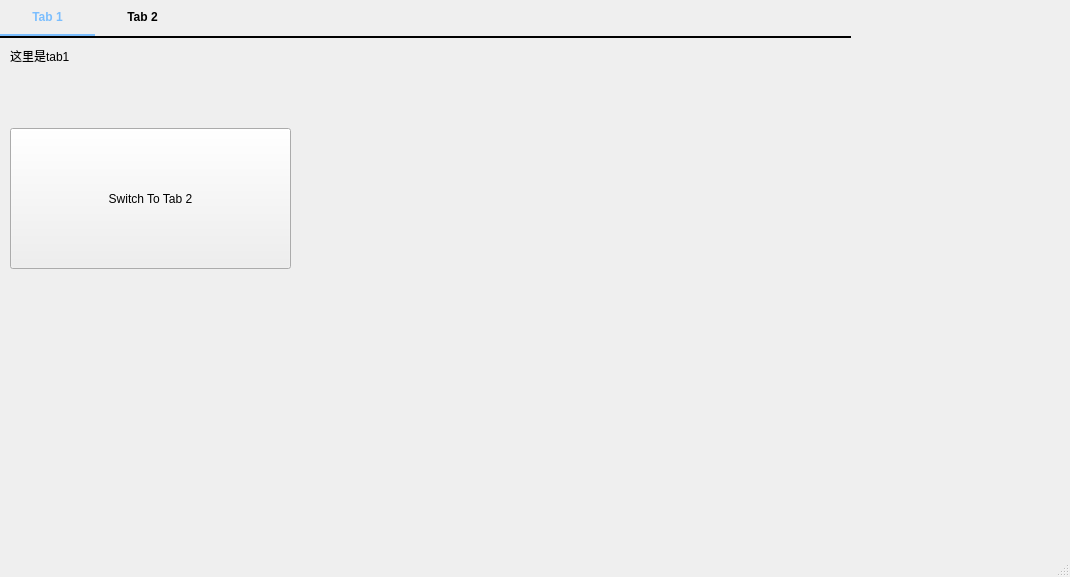
<?xml version="1.0" encoding="UTF-8"?>
<ui version="4.0">
 <class>Tab</class>
 <widget class="QMainWindow" name="Tab">
  <property name="geometry">
   <rect>
    <x>0</x>
    <y>0</y>
    <width>1070</width>
    <height>577</height>
   </rect>
  </property>
  <property name="windowTitle">
   <string>MainWindow</string>
  </property>
  <widget class="QWidget" name="centralwidget">
   <widget class="QTabWidget" name="TabWidget">
    <property name="geometry">
     <rect>
      <x>0</x>
      <y>0</y>
      <width>851</width>
      <height>391</height>
     </rect>
    </property>
    <property name="styleSheet">
     <string notr="true">QTabWidget::pane {
    border-top: 2px solid rgba(0, 0, 0, 1); /* 黑色 */
}

QTabBar::tab {
    font-family: &quot;Microsoft YaHei&quot;;
    font-size: 12px;
    font-weight: 500;
    padding: 10px 25px; /* 增加内边距 */
    border-bottom: none;
	min-width: 45px;
   
}

QTabBar::tab:selected {
    color: rgba(123,190,254, 1); /* 淡蓝色 */
    border-bottom: 2px solid rgba(123,190,254, 1); /* 淡蓝色 */
}

QTabBar::tab:!selected {
    margin-bottom: 2px;
}
</string>
    </property>
    <property name="currentIndex">
     <number>0</number>
    </property>
    <widget class="QWidget" name="tab_1">
     <attribute name="title">
      <string>Tab 1</string>
     </attribute>
     <widget class="QLabel" name="t1_label_1">
      <property name="geometry">
       <rect>
        <x>10</x>
        <y>10</y>
        <width>81</width>
        <height>16</height>
       </rect>
      </property>
      <property name="styleSheet">
       <string notr="true">font-family: &quot;Microsoft YaHei&quot;;</string>
      </property>
      <property name="text">
       <string>这里是tab1</string>
      </property>
     </widget>
     <widget class="QPushButton" name="t1_switch_t2">
      <property name="geometry">
       <rect>
        <x>10</x>
        <y>90</y>
        <width>281</width>
        <height>141</height>
       </rect>
      </property>
      <property name="styleSheet">
       <string notr="true">font-family: &quot;Microsoft YaHei&quot;;</string>
      </property>
      <property name="text">
       <string>Switch To Tab 2</string>
      </property>
     </widget>
    </widget>
    <widget class="QWidget" name="tab_2">
     <attribute name="title">
      <string>Tab 2</string>
     </attribute>
     <widget class="QLabel" name="t2_label_2">
      <property name="geometry">
       <rect>
        <x>10</x>
        <y>10</y>
        <width>71</width>
        <height>16</height>
       </rect>
      </property>
      <property name="styleSheet">
       <string notr="true">font-family: &quot;Microsoft YaHei&quot;;</string>
      </property>
      <property name="text">
       <string>这里是tab2</string>
      </property>
     </widget>
     <widget class="QPushButton" name="t2_swicth_t1">
      <property name="geometry">
       <rect>
        <x>110</x>
        <y>90</y>
        <width>281</width>
        <height>141</height>
       </rect>
      </property>
      <property name="styleSheet">
       <string notr="true">font-family: &quot;Microsoft YaHei&quot;;</string>
      </property>
      <property name="text">
       <string>Switch To Tab 1</string>
      </property>
     </widget>
    </widget>
   </widget>
  </widget>
  <widget class="QMenuBar" name="menubar">
   <property name="geometry">
    <rect>
     <x>0</x>
     <y>0</y>
     <width>1070</width>
     <height>23</height>
    </rect>
   </property>
  </widget>
  <widget class="QStatusBar" name="statusbar"/>
 </widget>
 <resources/>
 <connections/>
</ui>
